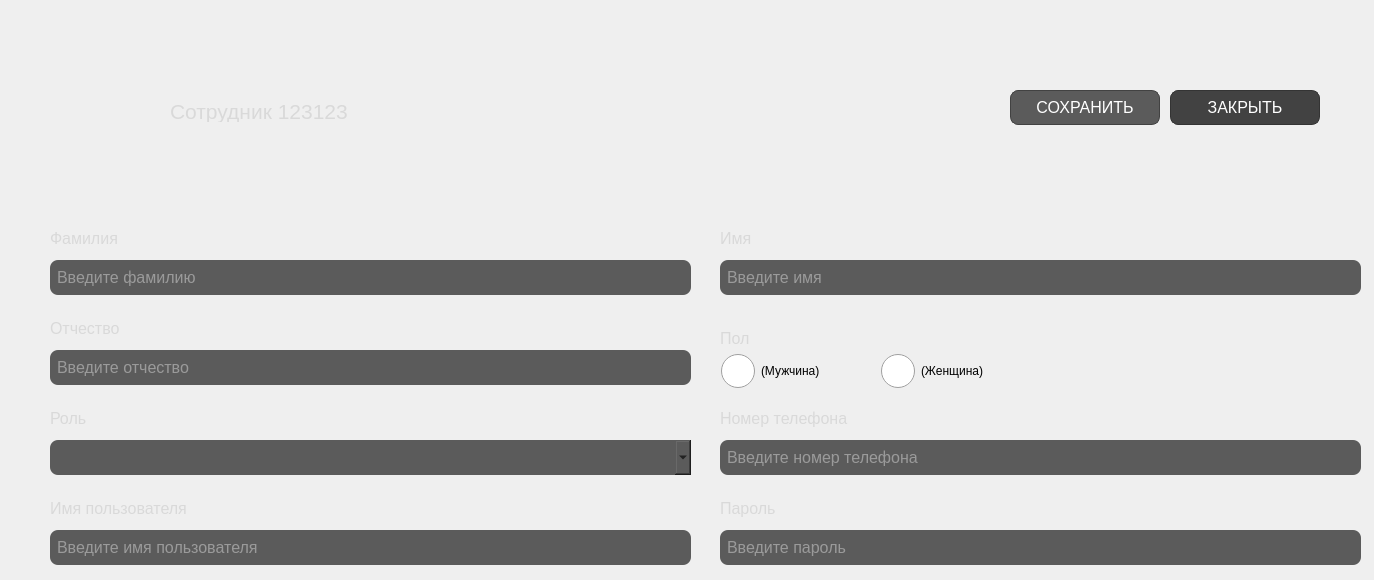
        <widget class="QWidget" name="employees_create">
         <widget class="QLabel" name="employees_create_header">
          <property name="geometry">
           <rect>
            <x>170</x>
            <y>100</y>
            <width>251</width>
            <height>22</height>
           </rect>
          </property>
          <property name="font">
           <font>
            <pointsize>16</pointsize>
           </font>
          </property>
          <property name="styleSheet">
           <string notr="true">color: rgb(217, 217, 217);</string>
          </property>
          <property name="text">
           <string>Сотрудник 123123</string>
          </property>
         </widget>
         <widget class="QLabel" name="employees_create_back">
          <property name="geometry">
           <rect>
            <x>60</x>
            <y>100</y>
            <width>91</width>
            <height>22</height>
           </rect>
          </property>
          <property name="text">
           <string/>
          </property>
          <property name="pixmap">
           <pixmap>assets/back.png</pixmap>
          </property>
         </widget>
         <widget class="QLabel" name="employees_create_delete">
          <property name="geometry">
           <rect>
            <x>1330</x>
            <y>90</y>
            <width>35</width>
            <height>35</height>
           </rect>
          </property>
          <property name="styleSheet">
           <string notr="true">QLabel:hover {
    background-color: rgba(255, 255, 255, 0.5);
	color: rgb(52, 52, 52);
	cursor: hand;
}</string>
          </property>
          <property name="text">
           <string/>
          </property>
          <property name="pixmap">
           <pixmap>assets/delete_button.png</pixmap>
          </property>
         </widget>
         <widget class="QPushButton" name="employees_create_save">
          <property name="geometry">
           <rect>
            <x>1010</x>
            <y>90</y>
            <width>150</width>
            <height>35</height>
           </rect>
          </property>
          <property name="font">
           <font>
            <pointsize>12</pointsize>
           </font>
          </property>
          <property name="styleSheet">
           <string notr="true">QPushButton {
	background-color: rgb(91, 91, 91);
	color: rgb(255, 255, 255);
	border-radius: 8px;
	border: 1px solid rgb(66, 66, 66);
	transition: all 5s;
}
QPushButton:hover {
    background-color: rgba(255, 255, 255, 0.5);
	color: rgb(52, 52, 52);
	cursor: hand;
}
</string>
          </property>
          <property name="text">
           <string>СОХРАНИТЬ</string>
          </property>
         </widget>
         <widget class="QPushButton" name="employees_create_close">
          <property name="geometry">
           <rect>
            <x>1170</x>
            <y>90</y>
            <width>150</width>
            <height>35</height>
           </rect>
          </property>
          <property name="font">
           <font>
            <pointsize>12</pointsize>
           </font>
          </property>
          <property name="styleSheet">
           <string notr="true">QPushButton {
	background-color: rgb(66, 66, 66);
	color: rgb(255, 255, 255);
	border-radius: 8px;
	border: 1px solid rgb(52, 52, 52);
	transition: all 5s;
}
QPushButton:hover {
    background-color: rgba(255, 255, 255, 0.5);
	color: rgb(52, 52, 52);
	cursor: hand;
}
</string>
          </property>
          <property name="text">
           <string>ЗАКРЫТЬ</string>
          </property>
         </widget>
         <widget class="QWidget" name="employees_create_surname" native="true">
          <property name="geometry">
           <rect>
            <x>50</x>
            <y>200</y>
            <width>655</width>
            <height>101</height>
           </rect>
          </property>
          <property name="minimumSize">
           <size>
            <width>0</width>
            <height>101</height>
           </size>
          </property>
          <property name="styleSheet">
           <string notr="true">border: none</string>
          </property>
          <widget class="QLabel" name="employees_create_surname_header">
           <property name="geometry">
            <rect>
             <x>0</x>
             <y>30</y>
             <width>91</width>
             <height>17</height>
            </rect>
           </property>
           <property name="minimumSize">
            <size>
             <width>0</width>
             <height>17</height>
            </size>
           </property>
           <property name="font">
            <font>
             <pointsize>12</pointsize>
            </font>
           </property>
           <property name="styleSheet">
            <string notr="true">color: rgb(217, 217, 217);</string>
           </property>
           <property name="text">
            <string>Фамилия</string>
           </property>
          </widget>
          <widget class="QLineEdit" name="employees_create_surname_lineEdit">
           <property name="geometry">
            <rect>
             <x>0</x>
             <y>60</y>
             <width>641</width>
             <height>35</height>
            </rect>
           </property>
           <property name="minimumSize">
            <size>
             <width>0</width>
             <height>35</height>
            </size>
           </property>
           <property name="font">
            <font>
             <pointsize>12</pointsize>
            </font>
           </property>
           <property name="styleSheet">
            <string notr="true">color: rgb(217, 217, 217);
border-color: rgb(66, 66, 66);
background-color: rgb(91, 91, 91);
border-radius: 8px;
padding: 5px;</string>
           </property>
           <property name="text">
            <string/>
           </property>
           <property name="placeholderText">
            <string>Введите фамилию</string>
           </property>
          </widget>
         </widget>
         <widget class="QWidget" name="employees_create_name" native="true">
          <property name="geometry">
           <rect>
            <x>710</x>
            <y>200</y>
            <width>655</width>
            <height>101</height>
           </rect>
          </property>
          <property name="minimumSize">
           <size>
            <width>0</width>
            <height>101</height>
           </size>
          </property>
          <property name="styleSheet">
           <string notr="true">border: none</string>
          </property>
          <widget class="QLabel" name="employees_create_name_header">
           <property name="geometry">
            <rect>
             <x>10</x>
             <y>30</y>
             <width>67</width>
             <height>17</height>
            </rect>
           </property>
           <property name="minimumSize">
            <size>
             <width>0</width>
             <height>17</height>
            </size>
           </property>
           <property name="font">
            <font>
             <pointsize>12</pointsize>
            </font>
           </property>
           <property name="styleSheet">
            <string notr="true">color: rgb(217, 217, 217);</string>
           </property>
           <property name="text">
            <string>Имя</string>
           </property>
          </widget>
          <widget class="QLineEdit" name="employees_create_name_lineEdit">
           <property name="geometry">
            <rect>
             <x>10</x>
             <y>60</y>
             <width>641</width>
             <height>35</height>
            </rect>
           </property>
           <property name="minimumSize">
            <size>
             <width>0</width>
             <height>35</height>
            </size>
           </property>
           <property name="font">
            <font>
             <pointsize>12</pointsize>
            </font>
           </property>
           <property name="styleSheet">
            <string notr="true">color: rgb(217, 217, 217);
border-color: rgb(66, 66, 66);
background-color: rgb(91, 91, 91);
border-radius: 8px;
padding: 5px;</string>
           </property>
           <property name="text">
            <string/>
           </property>
           <property name="placeholderText">
            <string>Введите имя</string>
           </property>
          </widget>
         </widget>
         <widget class="QWidget" name="employees_create_patronymic_widget" native="true">
          <property name="geometry">
           <rect>
            <x>50</x>
            <y>310</y>
            <width>655</width>
            <height>81</height>
           </rect>
          </property>
          <property name="minimumSize">
           <size>
            <width>0</width>
            <height>0</height>
           </size>
          </property>
          <property name="styleSheet">
           <string notr="true">border: none</string>
          </property>
          <widget class="QLabel" name="employees_create_patronymic_label">
           <property name="geometry">
            <rect>
             <x>0</x>
             <y>10</y>
             <width>81</width>
             <height>17</height>
            </rect>
           </property>
           <property name="minimumSize">
            <size>
             <width>0</width>
             <height>17</height>
            </size>
           </property>
           <property name="font">
            <font>
             <pointsize>12</pointsize>
            </font>
           </property>
           <property name="styleSheet">
            <string notr="true">color: rgb(217, 217, 217);</string>
           </property>
           <property name="text">
            <string>Отчество</string>
           </property>
          </widget>
          <widget class="QLineEdit" name="employees_create_patronymic_lineedit">
           <property name="geometry">
            <rect>
             <x>0</x>
             <y>40</y>
             <width>641</width>
             <height>35</height>
            </rect>
           </property>
           <property name="minimumSize">
            <size>
             <width>0</width>
             <height>35</height>
            </size>
           </property>
           <property name="font">
            <font>
             <pointsize>12</pointsize>
            </font>
           </property>
           <property name="styleSheet">
            <string notr="true">color: rgb(217, 217, 217);
border-color: rgb(66, 66, 66);
background-color: rgb(91, 91, 91);
border-radius: 8px;
padding: 5px;</string>
           </property>
           <property name="text">
            <string/>
           </property>
           <property name="placeholderText">
            <string>Введите отчество</string>
           </property>
          </widget>
         </widget>
         <widget class="QWidget" name="employees_create_role" native="true">
          <property name="geometry">
           <rect>
            <x>50</x>
            <y>400</y>
            <width>655</width>
            <height>81</height>
           </rect>
          </property>
          <property name="minimumSize">
           <size>
            <width>0</width>
            <height>0</height>
           </size>
          </property>
          <property name="styleSheet">
           <string notr="true">border: none</string>
          </property>
          <widget class="QLabel" name="employees_create_role_label">
           <property name="geometry">
            <rect>
             <x>0</x>
             <y>10</y>
             <width>67</width>
             <height>17</height>
            </rect>
           </property>
           <property name="minimumSize">
            <size>
             <width>0</width>
             <height>17</height>
            </size>
           </property>
           <property name="font">
            <font>
             <pointsize>12</pointsize>
            </font>
           </property>
           <property name="styleSheet">
            <string notr="true">color: rgb(217, 217, 217);</string>
           </property>
           <property name="text">
            <string>Роль</string>
           </property>
          </widget>
          <widget class="QComboBox" name="employees_create_role_combobox">
           <property name="geometry">
            <rect>
             <x>0</x>
             <y>40</y>
             <width>641</width>
             <height>35</height>
            </rect>
           </property>
           <property name="styleSheet">
            <string notr="true">background-color: rgb(91, 91, 91);
border-color: rgb(66, 66, 66);
border-radius: 8px;</string>
           </property>
           <property name="placeholderText">
            <string>Выберите</string>
           </property>
           <item>
            <property name="text">
             <string>Сотрудник</string>
            </property>
           </item>
           <item>
            <property name="text">
             <string>Администратор</string>
            </property>
           </item>
          </widget>
         </widget>
         <widget class="QWidget" name="employees_create_number" native="true">
          <property name="geometry">
           <rect>
            <x>710</x>
            <y>400</y>
            <width>655</width>
            <height>81</height>
           </rect>
          </property>
          <property name="minimumSize">
           <size>
            <width>0</width>
            <height>0</height>
           </size>
          </property>
          <property name="styleSheet">
           <string notr="true">border: none</string>
          </property>
          <widget class="QLabel" name="employees_create_number_label">
           <property name="geometry">
            <rect>
             <x>10</x>
             <y>10</y>
             <width>141</width>
             <height>17</height>
            </rect>
           </property>
           <property name="minimumSize">
            <size>
             <width>0</width>
             <height>17</height>
            </size>
           </property>
           <property name="font">
            <font>
             <pointsize>12</pointsize>
            </font>
           </property>
           <property name="styleSheet">
            <string notr="true">color: rgb(217, 217, 217);</string>
           </property>
           <property name="text">
            <string>Номер телефона</string>
           </property>
          </widget>
          <widget class="QLineEdit" name="employees_create_number_lineedit">
           <property name="geometry">
            <rect>
             <x>10</x>
             <y>40</y>
             <width>641</width>
             <height>35</height>
            </rect>
           </property>
           <property name="minimumSize">
            <size>
             <width>0</width>
             <height>35</height>
            </size>
           </property>
           <property name="font">
            <font>
             <pointsize>12</pointsize>
            </font>
           </property>
           <property name="styleSheet">
            <string notr="true">color: rgb(217, 217, 217);
border-color: rgb(66, 66, 66);
background-color: rgb(91, 91, 91);
border-radius: 8px;
padding: 5px;</string>
           </property>
           <property name="text">
            <string/>
           </property>
           <property name="placeholderText">
            <string>Введите номер телефона</string>
           </property>
          </widget>
         </widget>
         <widget class="QWidget" name="employees_create_user" native="true">
          <property name="geometry">
           <rect>
            <x>50</x>
            <y>490</y>
            <width>655</width>
            <height>81</height>
           </rect>
          </property>
          <property name="minimumSize">
           <size>
            <width>0</width>
            <height>0</height>
           </size>
          </property>
          <property name="styleSheet">
           <string notr="true">border: none</string>
          </property>
          <widget class="QLabel" name="employees_create_user_header">
           <property name="geometry">
            <rect>
             <x>0</x>
             <y>10</y>
             <width>161</width>
             <height>17</height>
            </rect>
           </property>
           <property name="minimumSize">
            <size>
             <width>0</width>
             <height>17</height>
            </size>
           </property>
           <property name="font">
            <font>
             <pointsize>12</pointsize>
            </font>
           </property>
           <property name="styleSheet">
            <string notr="true">color: rgb(217, 217, 217);</string>
           </property>
           <property name="text">
            <string>Имя пользователя</string>
           </property>
          </widget>
          <widget class="QLineEdit" name="employees_create_user_lineedit">
           <property name="geometry">
            <rect>
             <x>0</x>
             <y>40</y>
             <width>641</width>
             <height>35</height>
            </rect>
           </property>
           <property name="minimumSize">
            <size>
             <width>0</width>
             <height>35</height>
            </size>
           </property>
           <property name="font">
            <font>
             <pointsize>12</pointsize>
            </font>
           </property>
           <property name="styleSheet">
            <string notr="true">color: rgb(217, 217, 217);
border-color: rgb(66, 66, 66);
background-color: rgb(91, 91, 91);
border-radius: 8px;
padding: 5px;</string>
           </property>
           <property name="text">
            <string/>
           </property>
           <property name="placeholderText">
            <string>Введите имя пользователя</string>
           </property>
          </widget>
         </widget>
         <widget class="QWidget" name="employees_create_password" native="true">
          <property name="geometry">
           <rect>
            <x>710</x>
            <y>480</y>
            <width>655</width>
            <height>91</height>
           </rect>
          </property>
          <property name="minimumSize">
           <size>
            <width>0</width>
            <height>0</height>
           </size>
          </property>
          <property name="styleSheet">
           <string notr="true">border: none</string>
          </property>
          <widget class="QLabel" name="employees_create_password_header">
           <property name="geometry">
            <rect>
             <x>10</x>
             <y>20</y>
             <width>67</width>
             <height>17</height>
            </rect>
           </property>
           <property name="minimumSize">
            <size>
             <width>0</width>
             <height>17</height>
            </size>
           </property>
           <property name="font">
            <font>
             <pointsize>12</pointsize>
            </font>
           </property>
           <property name="styleSheet">
            <string notr="true">color: rgb(217, 217, 217);</string>
           </property>
           <property name="text">
            <string>Пароль</string>
           </property>
          </widget>
          <widget class="QLineEdit" name="employees_create_password_lineedit">
           <property name="geometry">
            <rect>
             <x>10</x>
             <y>50</y>
             <width>641</width>
             <height>35</height>
            </rect>
           </property>
           <property name="minimumSize">
            <size>
             <width>0</width>
             <height>35</height>
            </size>
           </property>
           <property name="font">
            <font>
             <pointsize>12</pointsize>
            </font>
           </property>
           <property name="styleSheet">
            <string notr="true">color: rgb(217, 217, 217);
border-color: rgb(66, 66, 66);
background-color: rgb(91, 91, 91);
border-radius: 8px;
padding: 5px;</string>
           </property>
           <property name="text">
            <string/>
           </property>
           <property name="placeholderText">
            <string>Введите пароль</string>
           </property>
          </widget>
         </widget>
         <widget class="QRadioButton" name="employees_create_sex_male">
          <property name="geometry">
           <rect>
            <x>720</x>
            <y>350</y>
            <width>151</width>
            <height>41</height>
           </rect>
          </property>
          <property name="styleSheet">
           <string notr="true">QRadioButton::indicator {
    width: 35px; /* Устанавливает ширину элемента indicator */
    height: 35px; /* Устанавливает высоту элемента indicator */
}</string>
          </property>
          <property name="text">
           <string>(Мужчина)</string>
          </property>
         </widget>
         <widget class="QLabel" name="employees_create_sex">
          <property name="geometry">
           <rect>
            <x>720</x>
            <y>330</y>
            <width>81</width>
            <height>17</height>
           </rect>
          </property>
          <property name="minimumSize">
           <size>
            <width>0</width>
            <height>17</height>
           </size>
          </property>
          <property name="font">
           <font>
            <pointsize>12</pointsize>
           </font>
          </property>
          <property name="styleSheet">
           <string notr="true">color: rgb(217, 217, 217);</string>
          </property>
          <property name="text">
           <string>Пол</string>
          </property>
         </widget>
         <widget class="QRadioButton" name="employees_create_sex_female">
          <property name="geometry">
           <rect>
            <x>880</x>
            <y>350</y>
            <width>151</width>
            <height>41</height>
           </rect>
          </property>
          <property name="styleSheet">
           <string notr="true">QRadioButton::indicator {
    width: 35px; /* Устанавливает ширину элемента indicator */
    height: 35px; /* Устанавливает высоту элемента indicator */
}</string>
          </property>
          <property name="text">
           <string>(Женщина)</string>
          </property>
         </widget>
        </widget>
